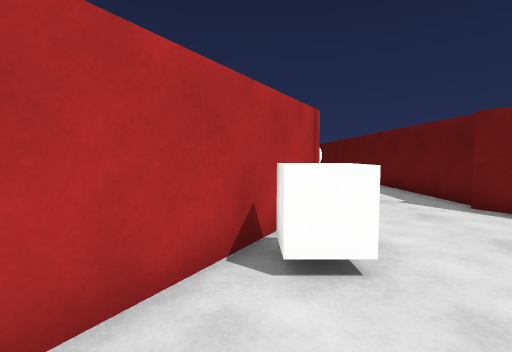
view 1 (above)

20 first-person views from a walk through a Unity game level. The camera is 1.3 m above the floor, tilts 4° down and sees 85° across. Doors are open. The floor is counted in squares, 1 m on a side. Each view is taken from the middle of a square. On the plan, view 1 faces up. The plan holds only what a view shows up to about 13 squares ahead; the rest is blank. The place goes on beyond the plan. The player character is not drawn. Surface patterns are stand-ins for the level's own textures.

view 2
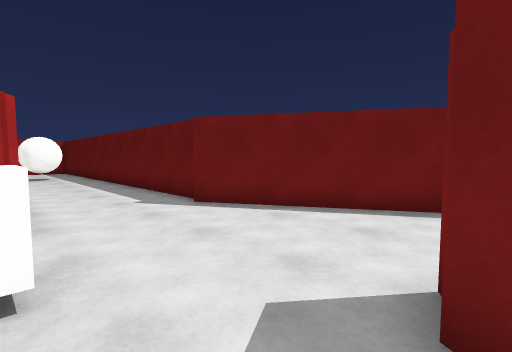

view 3
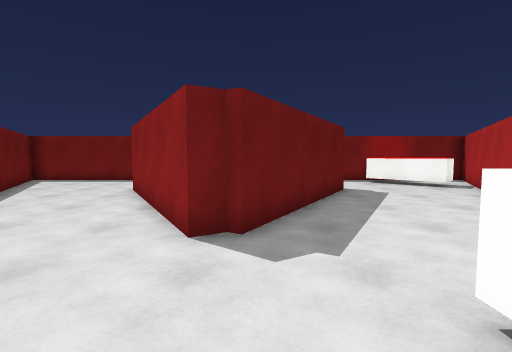

view 4
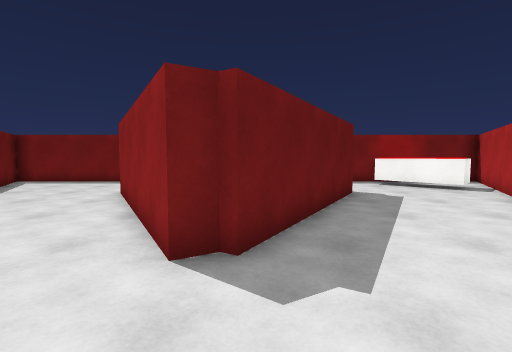

view 5
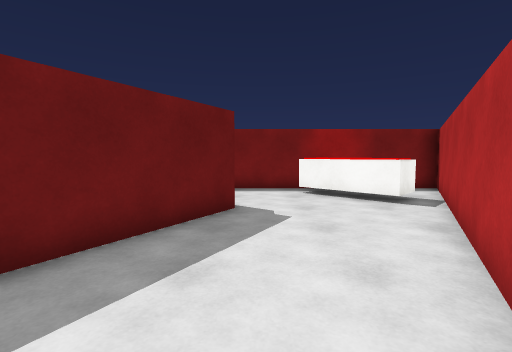

view 6
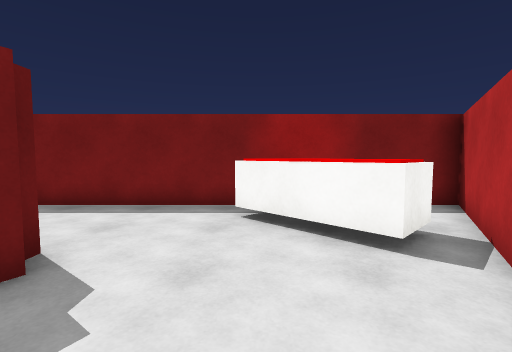

view 7
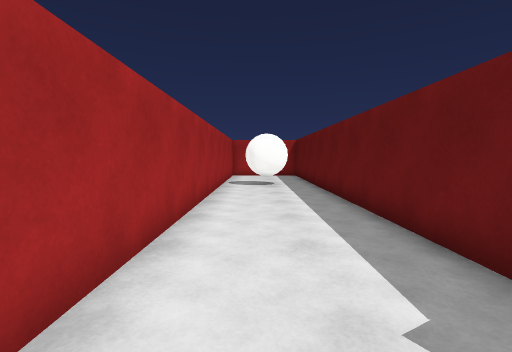

view 8
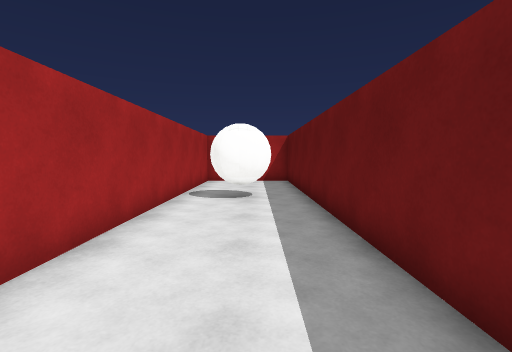

view 9
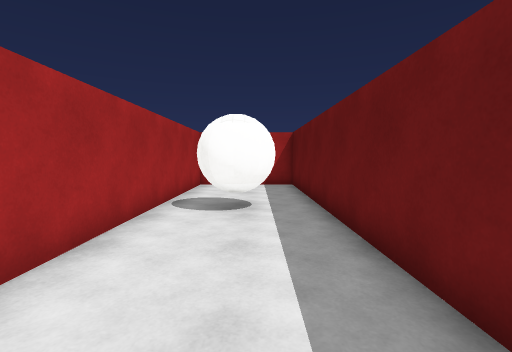

view 10
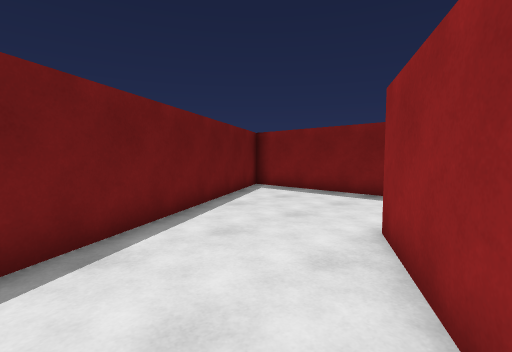

view 11
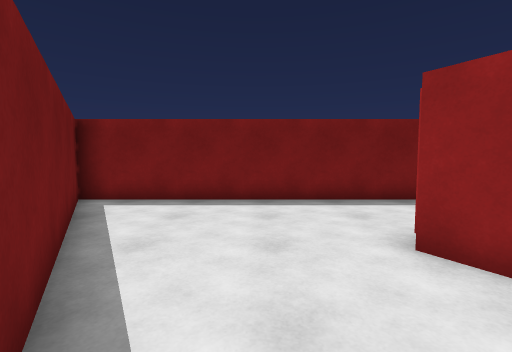

view 12
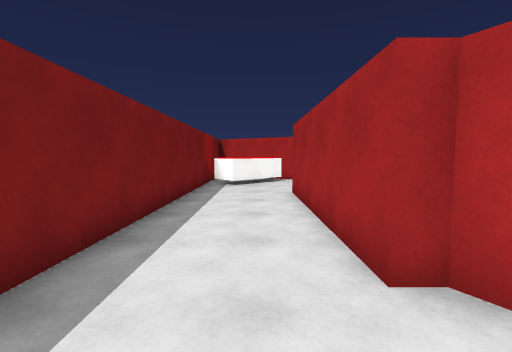

view 13
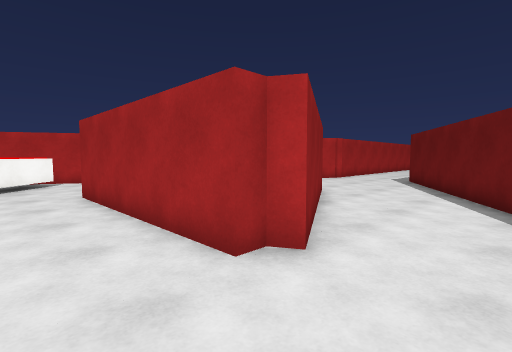

view 14
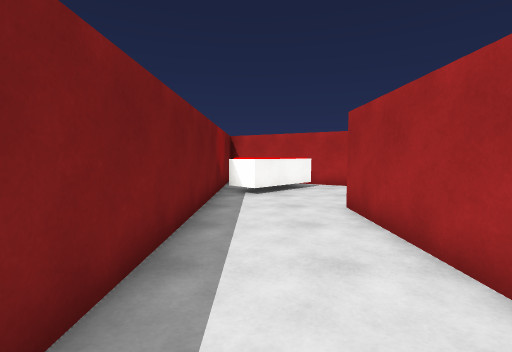

view 15
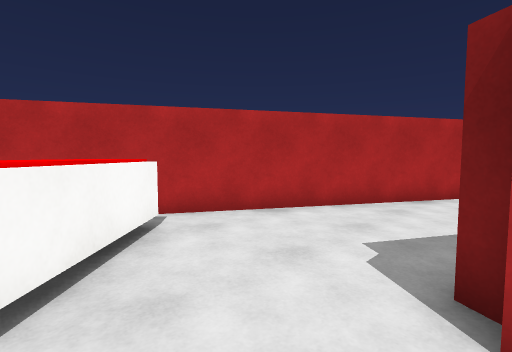

view 16
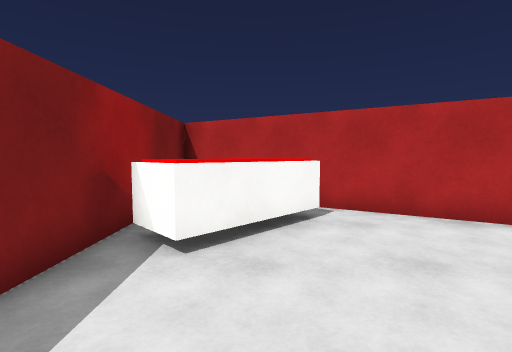

view 17
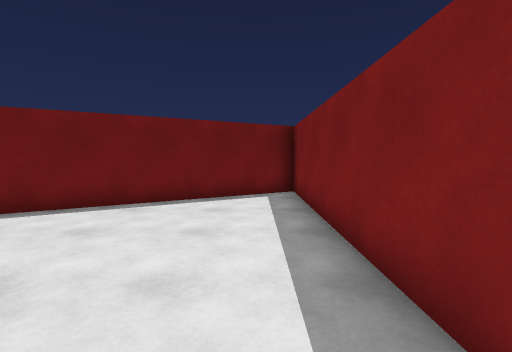

view 18
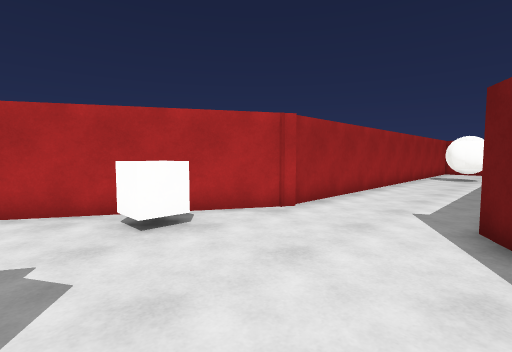

view 19
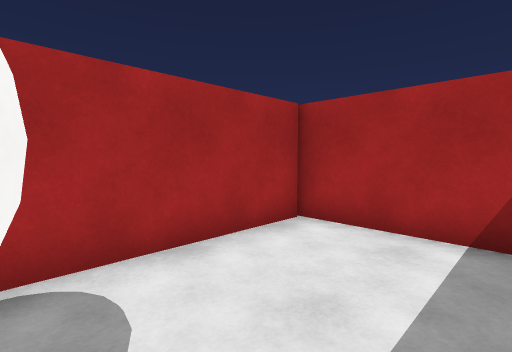

view 20
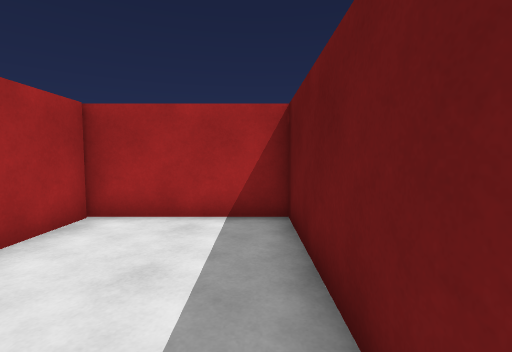

### Floor plan
Key: @ floor where view 1 was taken; # wall or solid block; . floor; D open door; C cube; B white ball; O other object.
Columns run from 8 left of view 1 to 15 right of it. Each row starts with its distance up from view 1.
 25          ######
 24          #....#
 23          #....#
 22          #....#
 21          #....#
 20          #. B.#
 19          #.BB.#
 18          #.BB.#
 17          #....#
 16          #....#
 15          #....#
 14          #....#
 13          #....#
 12          #....#
 11          #....#
 10          #....#
  9          #....#
  8          #....#
  7          #....#
  6         ##....##
  5         #......#
  4        ##C.....##
  3        #CC......#
  2       ##........##
  1       #..........#
  0      ##.@..##....##
 -1     ##....####....##
 -2     #.....#  ##....#
 -3    ##....##   #....##
 -4    #.....#    ##....#
 -5   ##....##     #....##
 -6   #.....#      #.....#
 -7  ##O....########.....##
 -8 ##OOO.................##
 -9 #.. OO.................#
-10 ####O...DD.............#
-11   ######################

Positions as (right, up) in squares from view 1, and headings:
1: (0, 0), facing up
2: (1, 0), facing up-right
3: (3, 5), facing down
4: (3, 4), facing down
5: (-1, 1), facing down
6: (-3, -3), facing down
7: (3, 6), facing up
8: (4, 10), facing up
9: (4, 12), facing up
10: (6, -1), facing down-right
11: (10, -2), facing down
12: (10, -8), facing left
13: (10, -9), facing up-left
14: (7, -9), facing left
15: (0, -9), facing up-left
16: (1, -8), facing left
17: (5, -9), facing right
18: (6, 1), facing up-left
19: (5, 20), facing up-left
20: (5, 19), facing up
